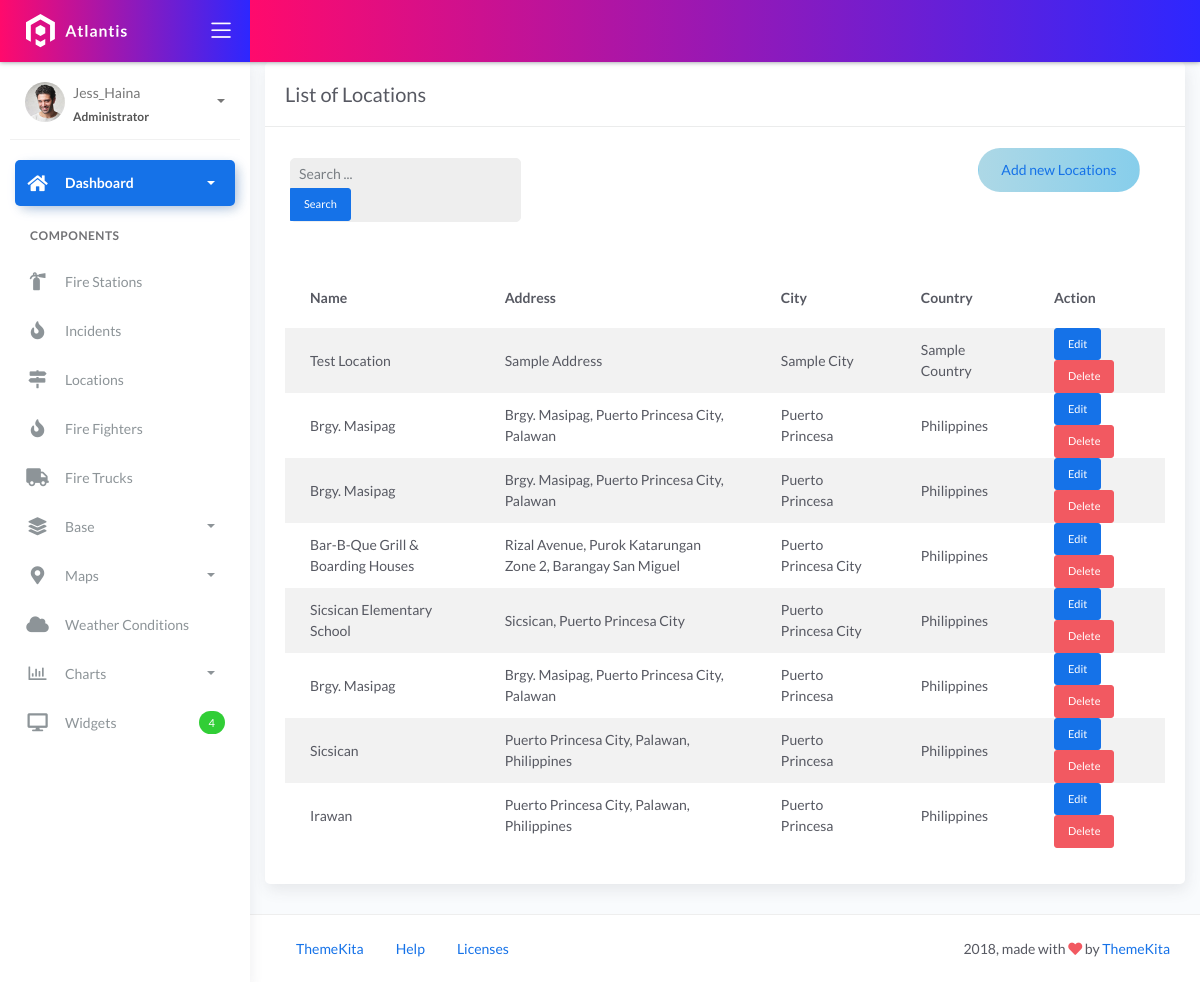
Page /locations/ on the committed database.
### fire/models.py (models this page shows, shortened)
class BaseModel(models.Model):
    created_at = models.DateTimeField(auto_now_add=True, db_index=True)
    updated_at = models.DateTimeField(auto_now=True)
    class Meta:
        abstract = True

class Locations(BaseModel):
    name = models.CharField(max_length=150)
    latitude = models.DecimalField(
        max_digits=22, decimal_places=16, null=True, blank=True)
    longitude = models.DecimalField(
        max_digits=22, decimal_places=16, null=True, blank=True)
    address = models.CharField(max_length=150)
    city = models.CharField(max_length=150)  # can be in separate table
    country = models.CharField(max_length=150)  # can be in separate table

### fire/views.py (the view, shortened to what this page needs)
# urls.py: path('locations/', views.LocationsListView.as_view(), name='location_list'),
class LocationsListView(ListView):
    model = Locations
    form_class = LocationForm
    template_name = 'Locations_list.html'
    context_object_name = 'location_list'
    paginate_by = 10
    def get_queryset(self, *args, **kwargs):
        qs = super().get_queryset(*args, **kwargs)
        return qs.order_by('id')

### templates/Locations_list.html (shortened to what this page needs)
{% extends 'base.html' %}
{% load static %}
{% block content %}
<div class="content">
  <div class="container-fluid">
     <div class="row">
      <div class="col-md-12">
        <div class="card">
         <div class="card-header">
           <div class="card-title">List of Locations</div>
        </div>
        <br>
        <div class="col-md-12 row">
          <div class="col-md-4">
            <form class="navbar-left navbar-form nav-search mr-md-3" action="{% url 'incident_list' %}">
              <div class="form-group">
                <div class="input-group">
                  <input type="text" id="search" placeholder="Search ..." class="form-control form-control-sm" name="q" />
                  <div class="input-group-append">
                    <button class="btn btn-sm btn-primary" type="submit">Search</button>
                  </div>
                </div>
              </div>
            </form>
          </div>
          <div class="col-md-2">
          </div>
          <div class="col-md-6">
            <div class="pull-right">
                <a href="{% url 'location_add' %}" class="btn btn-rounded custom-add-btn"
                style="background: linear-gradient(90deg, #ADD8E6, #87CEEB);">
                    Add new Locations
                </a>
            </div>
          </div>
        </div>
        <div class="card-body">
          <table class="table table-striped mt-3">
            <thead>
                <tr>
                    <th scope="col">Name</th>
                    <th scope="col">Address</th>
                    <th scope="col">City</th>
                    <th scope="col">Country</th>
                    <th scope="col">Action</th>
                  </tr>
                  </thead>
                  <tbody>
                    {% for object in object_list %}
                    <tr>
                      <td>{{ object.name }}</td>
                      <td>{{ object.address }}</td>
                      <td>{{ object.city }}</td>
                      <td>{{ object.country }}</td>
                      <td>
                        <a href="{% url 'location_update' object.pk %}" class="btn btn-sm btn-primary" style="max-width: 80px;">Edit</a>
                        <a href="{% url 'location_delete' object.pk %}" class="btn btn-sm btn-danger" style="max-width: 80px;">Delete</a>
                      </td>
                    </tr>
              {% empty %}
              <tr>
                <td colspan="5" style="text-align: center">
                  <p class="text-sm font-weight-bold mb-0">No Records Found.</p>
                </td>
              </tr>
              {% endfor %}
            </tbody>
          </table>
        </div>
      </div>
    </div>
  </div>
</div>
{% endblock %}

### rows in the picture
Locations: name "Test Location", address "Sample Address", city "Sample City", country "Sample Country"
Locations: name "Brgy. Masipag", address "Brgy. Masipag, Puerto Princesa City, Palawan", city "Puerto Princesa", country "Philippines"
Locations: name "Brgy. Masipag", address "Brgy. Masipag, Puerto Princesa City, Palawan", city "Puerto Princesa", country "Philippines"
Locations: name "Bar-B-Que Grill & Boarding Houses", address "Rizal Avenue, Purok Katarungan Zone 2, Barangay San Miguel", city "Puerto Princesa City", country "Philippines"
Locations: name "Sicsican Elementary School", address "Sicsican, Puerto Princesa City", city "Puerto Princesa City", country "Philippines"
Locations: name "Brgy. Masipag", address "Brgy. Masipag, Puerto Princesa City, Palawan", city "Puerto Princesa", country "Philippines"
Locations: name "Sicsican", address "Puerto Princesa City, Palawan, Philippines", city "Puerto Princesa", country "Philippines"
Locations: name "Irawan", address "Puerto Princesa City, Palawan, Philippines", city "Puerto Princesa", country "Philippines"
